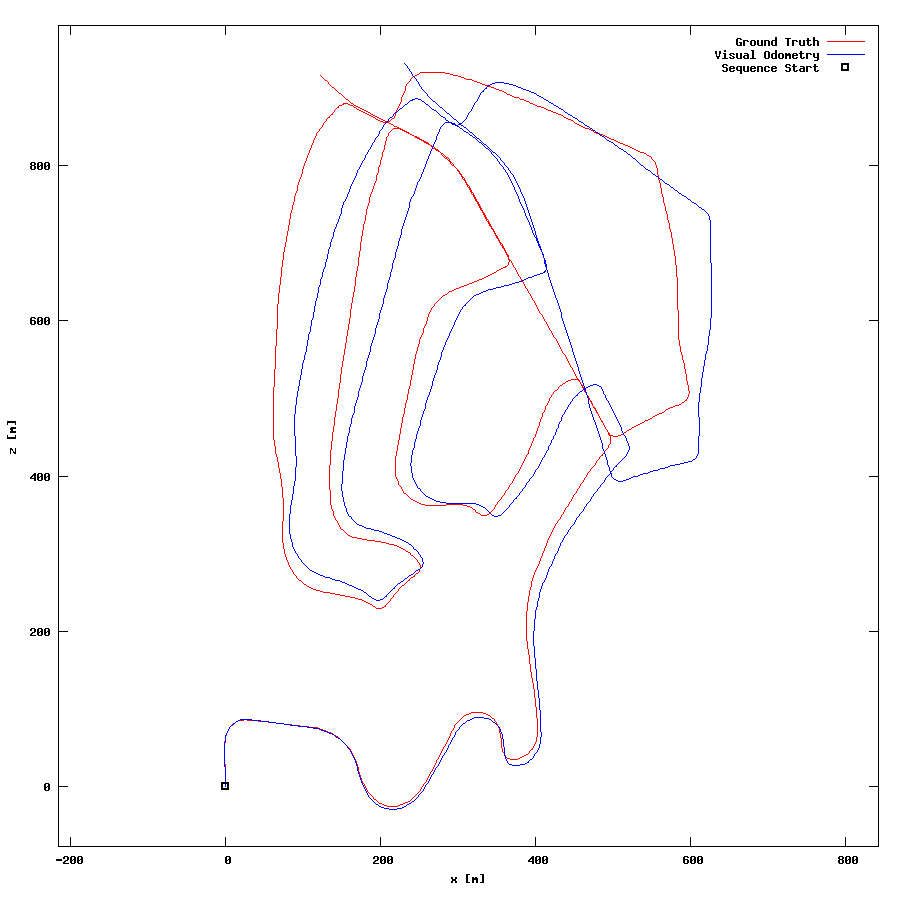

Here is the gnuplot script that generated this plot:
set term postscript eps enhanced color
set output "02.eps"
set size ratio -1
set xrange [-215:842]
set yrange [-77:980]
set xlabel "x [m]"
set ylabel "z [m]"
plot "02.txt" using 1:2 lc rgb "#FF0000" title 'Ground Truth' w lines,"02.txt" using 3:4 lc rgb "#0000FF" title 'Visual Odometry' w lines,"< head -1 02.txt" using 1:2 lc rgb "#000000" pt 4 ps 1 lw 2 title 'Sequence Start' w points
